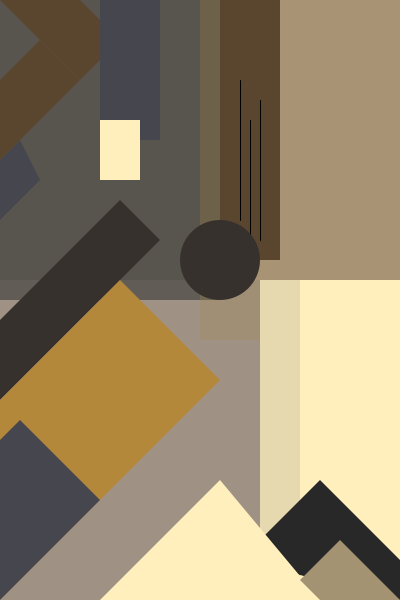
Frame 1 (no input)
Frame 60 (the mouse pressed at the canvas centre just before this capture): identical to frame 1, image omitted
Frame 120 (the mouse held since frame 60 and released just before this capture): identical to frame 1, image omitted

The Processing sketch that drew this single still picture (run headless with seeded random() and noise(); from frame 60 on, the mouse is pressed at the canvas centre):

// Processing sketch: processing_134956
// ── processing_134956.pde

int whichColor = 0;
int rectPressed;
int value = 0;
int randomX;
int randomY;
int randomH;
int randomW;
int arcHeight = 50;
int arcWidth = 250;
int arcSize = 100;
int alpha;


void setup(){
 
size(400,600);
background(165,150,135);
noStroke();
println("Click anywhere to begin");
println("Hit any key on keyboard to reset");

  fill(88,85,78);
rect(0,0,220,300); //background layer, top left rect
   
  fill(179,136,58,60); //opacity 60%
rect(200,0,200,340); // background layer, bottom left corner
   
  fill(255,239,189); 
rect(260,280,150,320); //bottom right rect
    
  fill(132,128,119,50); //opacity 50%
rect(0,280,300,400); //bottom brown rect
 
 
//Layer 2  - Larger Quads
 
 
  fill(54,49,45);
quad(120,200,160,240,0,400,0,320); //middle bottom left quad
 
 fill(39,40,39);
quad(240,560,320,480,400,560,400,600); //bottom right quad
 
  fill(255,239,189);
quad(100,600,220,480,320,600,220,600); //bottom irght quad
 
  fill(163,147,114);
quad(300,580,320,600,400,600,340,540); //bottom right quad
 
  fill(179,136,58);
quad(0,400,120,280,220,380,0,600); //mid bottom left quad
 
  fill(70,70,78);
quad(0,440,20,420,100,500,0,600);
//mid bottom left quad, appears from corner


quad(0,160,20,140,40,180,0,220); //blue quad
 
//Layer 3
 
  fill(90,70,46);
quad(0,0,80,0,120,40,80,80);
 

quad(0,80,40,40,80,80,0,160);
 
 
 
//Layer 4
 
  fill(70,70,78);
rect(100,0,60,140); //Upper navy rectangle
 
  fill(255,239,189);
rect(100,120,40,60); //small bright yellow rectangle
   
  fill(90,70,46); //long rectangle
rect(220,0,60,260);
 
 
//Layer 5
  
  stroke(0);
line(240,80,240,220);
 
line(250,120,250,240);
 
line(260,100,260,240);
 
//Central Circle

  noStroke();
  fill(54,49,45);
ellipseMode(RADIUS);
ellipse(220,260,40,40);
 
 noFill();
ellipseMode(CENTER);
arc(arcHeight*2, arcWidth, arcSize*2, arcSize*2, radians(290), radians(420));
 
 
 
}
//Background Layer - Large Rectangles
void draw(){
}
 
  
void mouseClicked () {
float R = random(39,170);
float G = random(70,147);
float B = random(39,189);
    
    noStroke();
    rectMode(CENTER);

  //generate random size of rectangle (limit max 101)
  randomH = int(random(101));
  randomW = int(random(101));
    
  //generate random rectangle location
  randomX = int(random(400));
  randomY = int(random(600));
  
  //generate random alphas
  alpha = int(random(100,255));
    
  //generate random color of rectangle
  int r = int(random(175));
  int g = int(random(120));
  int b = int(random(98));
    
  stroke(r, g, b);
  fill (r, g, b);

if(whichColor == 0){
    noStroke();
    fill(132,128,119,alpha);
    rect(mouseX, mouseY,randomW,randomH);
  }
  else if(whichColor == 1) {
    noStroke();
    fill(39, 40, 39,alpha);
    rect(mouseX, mouseY,randomW,randomH);
  }
  else if(whichColor == 2) {
    noStroke();
    fill(179, 136, 58, alpha);
    rect(mouseX, mouseY,randomW,randomH);
  }
   
  else if(whichColor == 3) {
    noStroke();
    fill(70, 70, 78, alpha); //blue
    rect(mouseX, mouseY,randomW,randomH);
  }  
  
  else if(whichColor == 4) {
    noStroke();
    fill(163,147,114, alpha);
    rect(mouseX, mouseY,randomW,randomH);
  }   
 
   else if(whichColor == 5) {
    noStroke();
    fill(90,70,46,alpha);
    rect(mouseX, mouseY,randomW,randomH);
  } 
   else if(whichColor == 6) {
    noStroke();
    fill(255,239,189,alpha);
    rect(mouseX, mouseY,randomW,randomH);
  }  
    else if(whichColor == 7) {
    noStroke();
    fill(90,70,46,alpha); //
    rect(mouseX, mouseY,randomW,randomH);
  } 
  whichColor++;
  if(whichColor > 7) {
    whichColor = 0;
  }
}
   
 
   
//click any key and it is supposed to reset itself

void keyPressed() { 
    //if (keyCode == ENTER) {

//this is all the same background information found above.
background(165,150,135);
noStroke();
rectMode(CORNER);

  fill(88,85,78);
rect(0,0,220,300); //background layer, top left rect
   
  fill(179,136,58,60); //opacity 60%
rect(200,0,200,340); // background layer, bottom left corner
   
  fill(255,239,189);
rect(260,280,150,320); //bottom right rect
    
  fill(132,128,119,50); //opacity 50%
rect(0,280,300,400); //bottom brown rect
 
 
//Layer 2  - Larger Quads
 
 
  fill(54,49,45);
quad(120,200,160,240,0,400,0,320); //middle bottom left quad
 
 fill(39,40,39);
quad(240,560,320,480,400,560,400,600); //bottom right quad
 
  fill(255,239,189);
quad(100,600,220,480,320,600,220,600); //bottom right quad
 
  fill(163,147,114);
quad(300,580,320,600,400,600,340,540); //bottom right quad
 
  fill(179,136,58);
quad(0,400,120,280,220,380,0,600); //mid bottom left quad
 
  fill(70,70,78); //blue
quad(0,440,20,420,100,500,0,600);
//mid bottom left quad, appears from corner


quad(0,160,20,140,40,180,0,220); //blue quad
 
//Layer 3
 
  fill(90,70,46);
quad(0,0,80,0,120,40,80,80);
 

quad(0,80,40,40,80,80,0,160);
 
 
 
//Layer 4
 
  fill(70,70,78); //blue
rect(100,0,60,140); //Upper navy rectangle
 
  fill(255,239,189);
rect(100,120,40,60); //small bright yellow rectangle
   
  fill(90,70,46); //long rectangle
rect(220,0,60,260);
 
 
//Layer 5
  
  stroke(0);
line(240,80,240,220);
 
line(250,120,250,240);
 
line(260,100,260,240);
 
//Central Circle

  noStroke();
  fill(54,49,45);
ellipseMode(RADIUS);
ellipse(220,260,40,40);

   
  }

 
/* For my interactive piece, I wanted the user to be able to generate their own Braque inspired rectangles.  They generate random sizes and colors.  My hope then would have been that if the user clicked ENTER, the canvas would reset itself.  This works to an extent but it still shifts upwards for some reason.  Also the colors are a bit too random, I would like to place better limits on the colors that the code can generate. Overall though, this is what I wanted the piece to do so I am happy with it.*/
